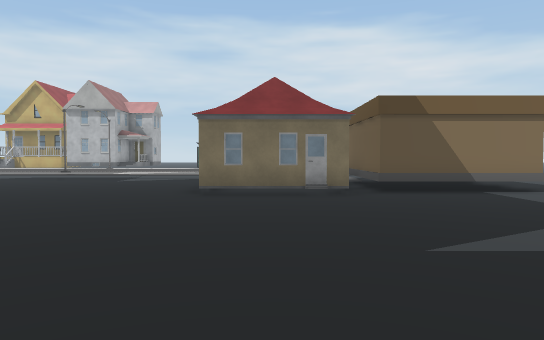
View 1 (above)

24 first-person views from a walk through a Unity game level. The camera is 1.5 m above the floor, tilts 2° down and sees 70° across. The floor is counted in squares, 2 m on a side. Each view is taken from the middle of a square. On the plan, view 1 faces up. The plan holds only what a view shows up to about 12 squares ahead; the rest is blank. The place goes on beyond the plan. The player character is not drawn. Some surface patterns are stand-ins.

View 2
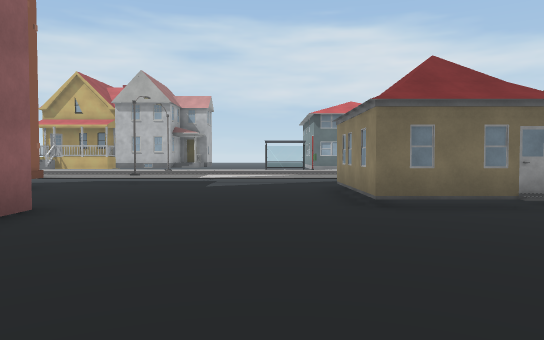

View 3
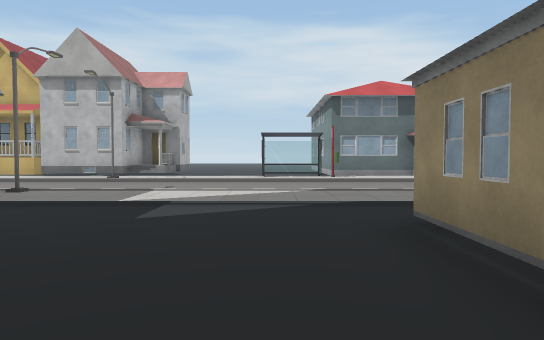

View 4
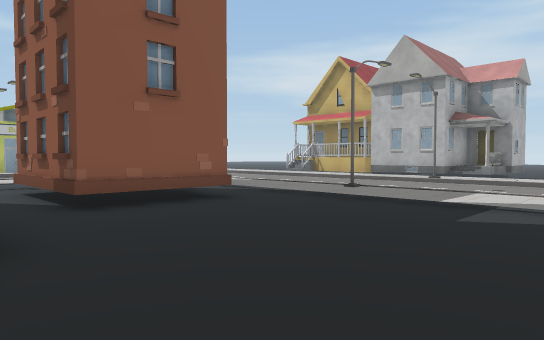

View 5
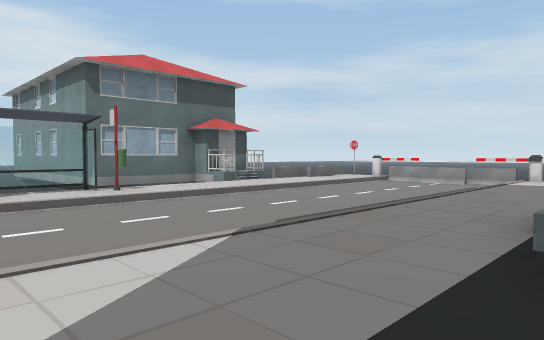

View 6
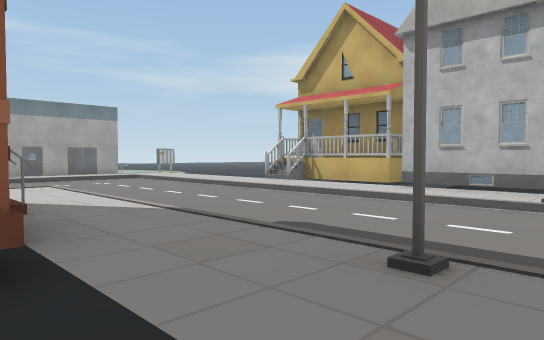

View 7
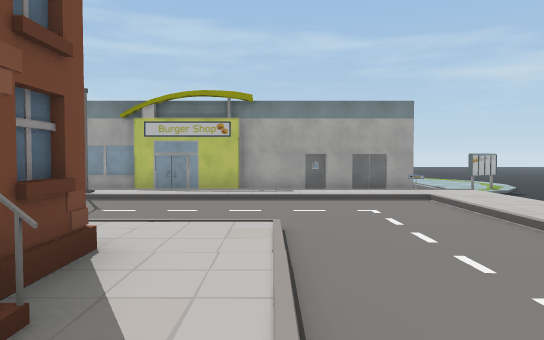

View 8
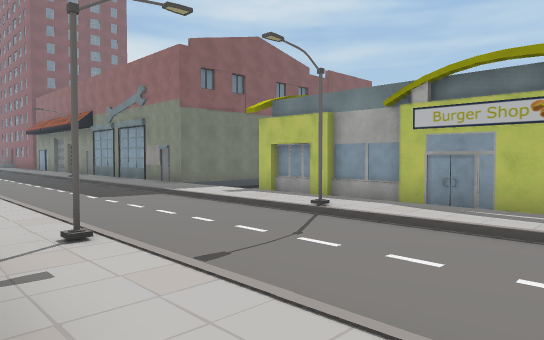

View 9
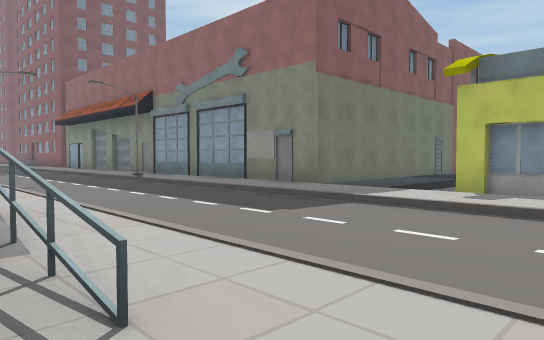

View 10
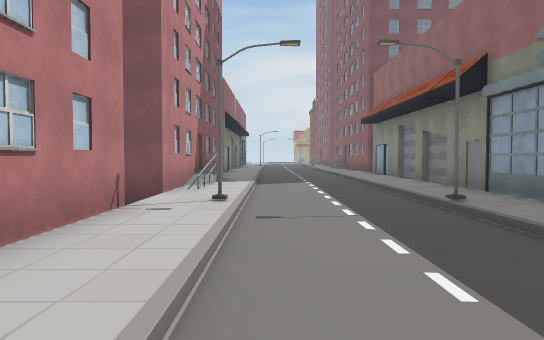

View 11
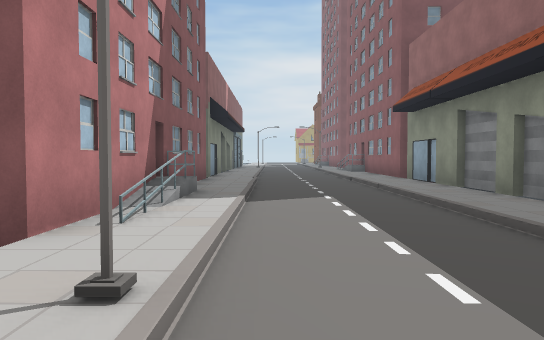

View 12
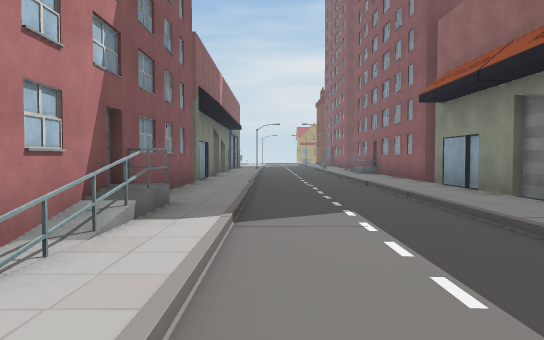

View 13
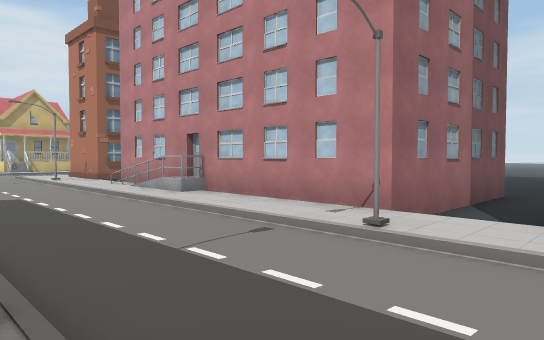

View 14
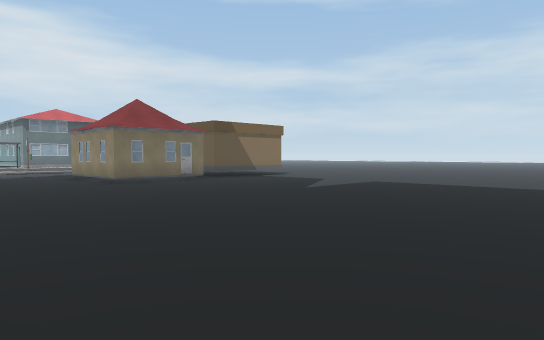

View 15
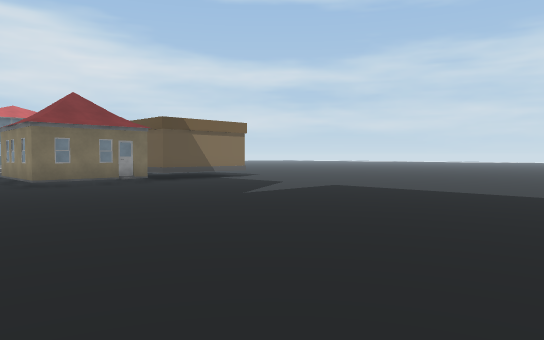

View 16
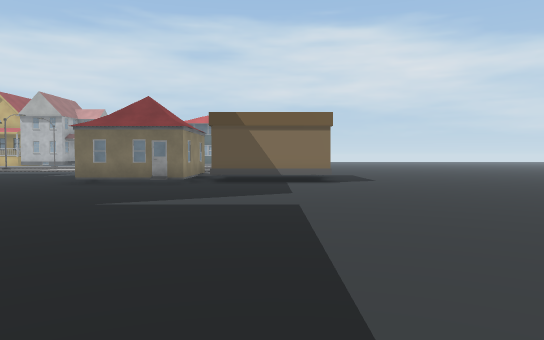

View 17
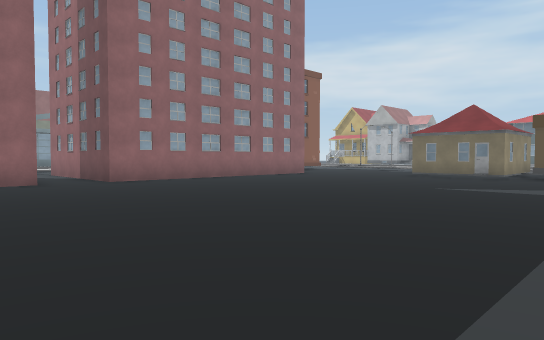

View 18
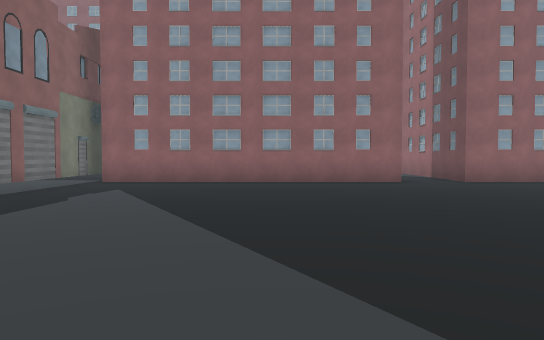

View 19
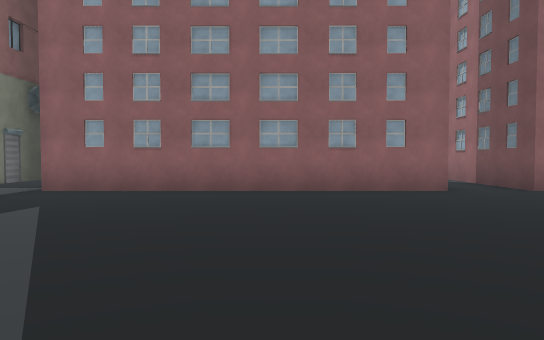

View 20
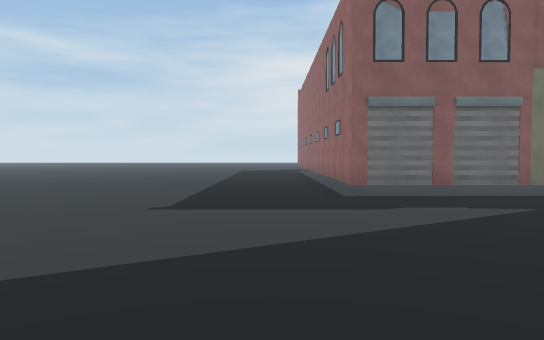

View 21
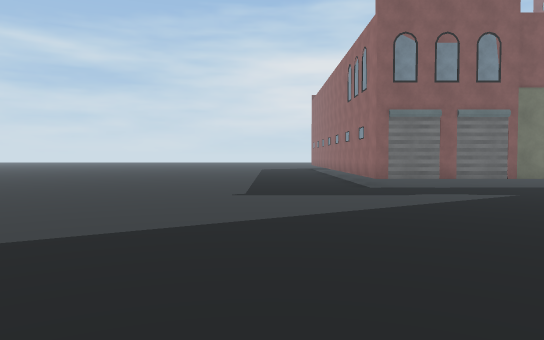

View 22
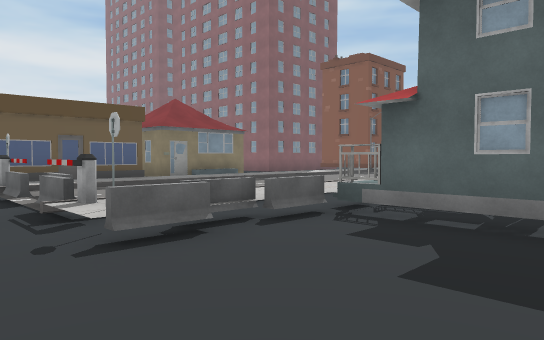

View 23
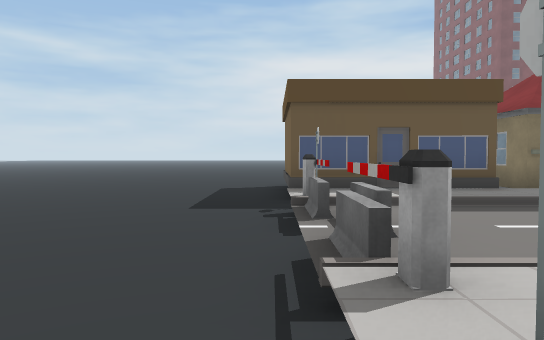

View 24
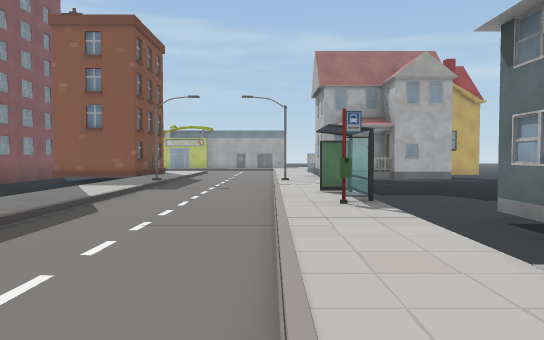

### Floor plan
Key: @ floor where view 1 was taken; # wall or solid block; . main floor; : floor 0.25 m higher than the main floor; + floor 0.5 m higher than the main floor; / step, stairs or slope; = window, fence, low wall or low ledge; B building; A barrier; O other object.
Columns run from 21 left of view 1 to 7 right of it. Each row starts with its distance up from view 1.
 21 ..             ... .#    .. .
 20 :/.            #....# ##....
 19 :/#     ########....###B.....
 18 ::  ..  BBBB##BB.......//....
 17    /++++++++++++++=+#++//+=.
 16  # /+/////////#///////////A..
 15  # /+:::::::::::::::::::::#..
 14  # /+:::::::::::::::::::::#..
 13  # /+::://////#///////////A..
 12   #/+:::+++O++++++++++++++O..
 11   #/+:::+####.......##B:###..
 10   #/+:::+####.......###/   ..
  9   #/#:::+###O.......# #.   ..
  8   #/+:::+/..........###.OOO..
  7   #/+:::+#     ..............
  6   #/+:::+#     ..............
  5    /+:::+#      .............
  4    /+:::+#      .............
  3 ####+:::+B      .............
  2    #+:::+#      .............
  1    #+:::+#     ..............
  0    #+:::+#     ......@.......
 -1    #+:::+######..............
 -2    #+:::#/................
 -3    #+:::+/.................
 -4    #+:::+#     ............
 -5   ##+:::+#     ...........
 -6   #++:::+#     .......... .
 -7   #++:::+B     ............
 -8   #++:::+#     ............
 -9   ##+:::+#     ............
-10    #+:::+#     .............
-11    #+:::+#     ..............
-12    ////:+#    #..............
-13    #+:::+#    ######.........
-14    B+:::+#         #.........

Where each view was taken, in squares from view 1:
view 1: 0 up, 0 right, facing up
view 2: 2 up, 3 left, facing up
view 3: 7 up, 3 left, facing up
view 4: 7 up, 3 left, facing up-left
view 5: 11 up, 4 left, facing up-right
view 6: 11 up, 6 left, facing up-left
view 7: 13 up, 9 left, facing left
view 8: 13 up, 12 left, facing down-left
view 9: 8 up, 12 left, facing down-left
view 10: 4 up, 14 left, facing down
view 11: 0 up, 14 left, facing down
view 12: 2 down, 14 left, facing down
view 13: 4 down, 17 left, facing up-right
view 14: 3 down, 6 left, facing up-right
view 15: 3 down, 4 left, facing up-right
view 16: 3 down, 4 right, facing up
view 17: 6 down, 5 right, facing up-left
view 18: 7 down, 5 right, facing left
view 19: 7 down, 2 right, facing left
view 20: 5 down, 0 right, facing down
view 21: 3 down, 1 right, facing down
view 22: 21 up, 7 right, facing down-left
view 23: 18 up, 6 right, facing down
view 24: 16 up, 4 right, facing left
